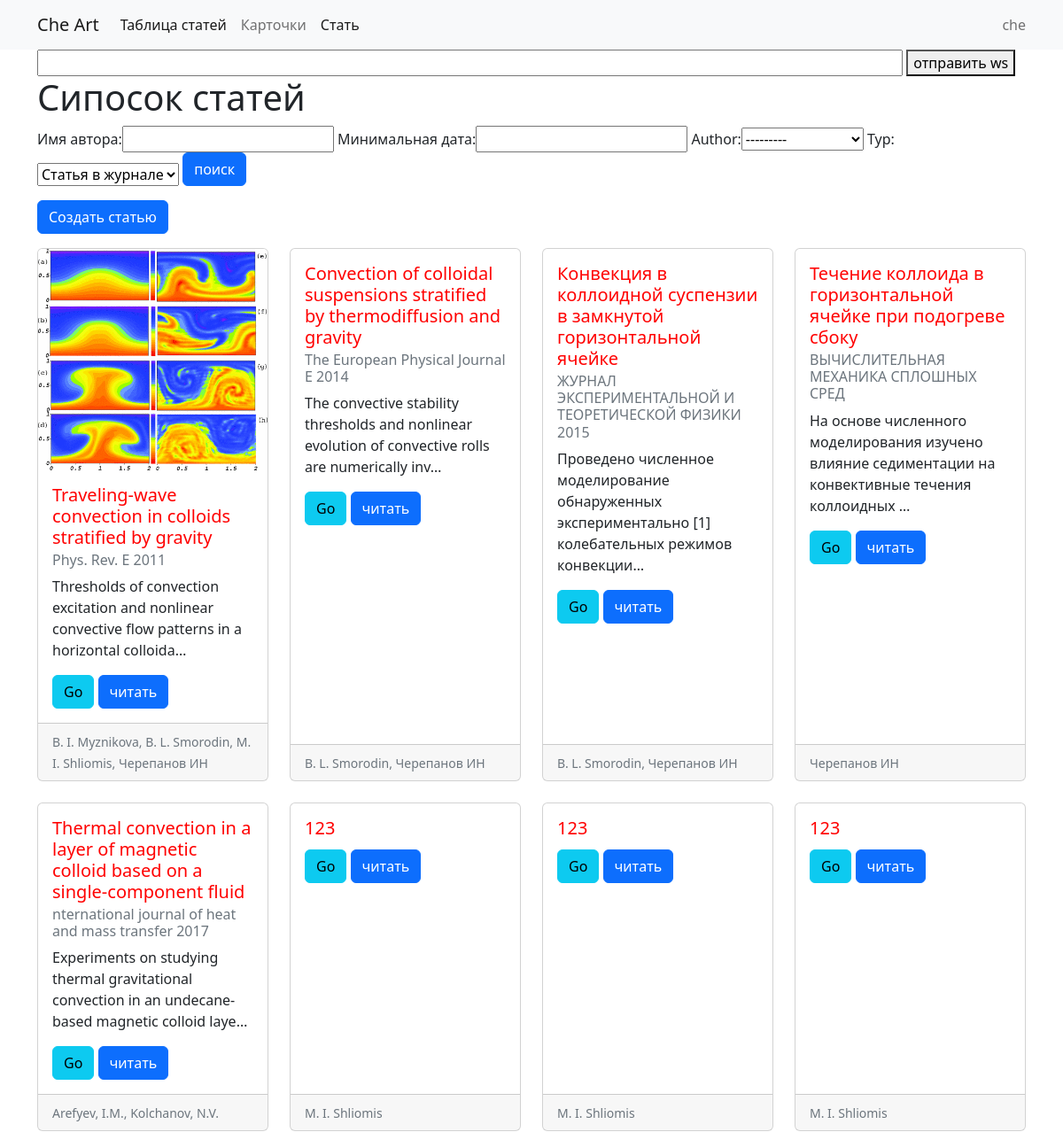
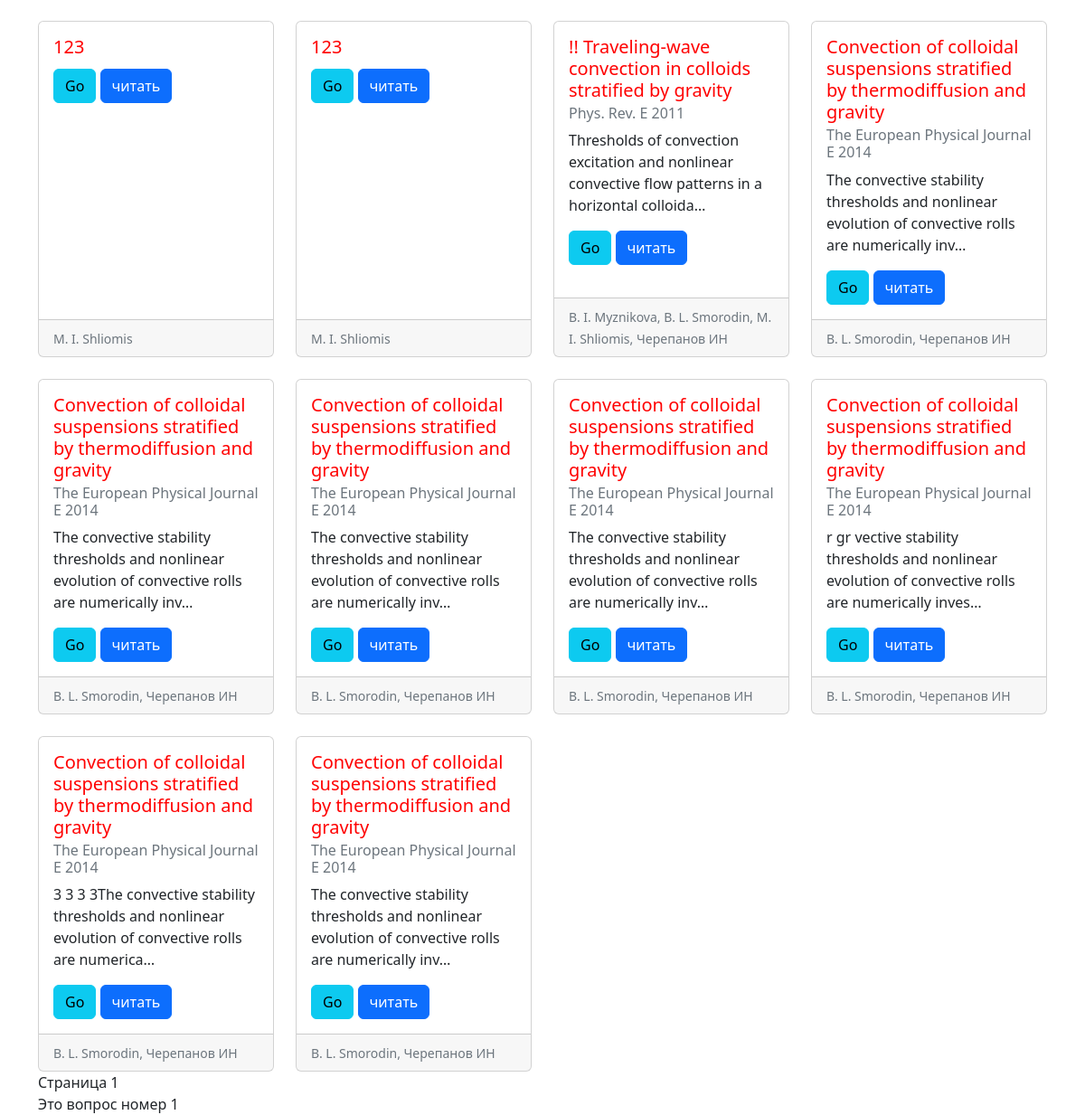
The app's page /article/ (signed in), older data (2 pictures, top to bottom).
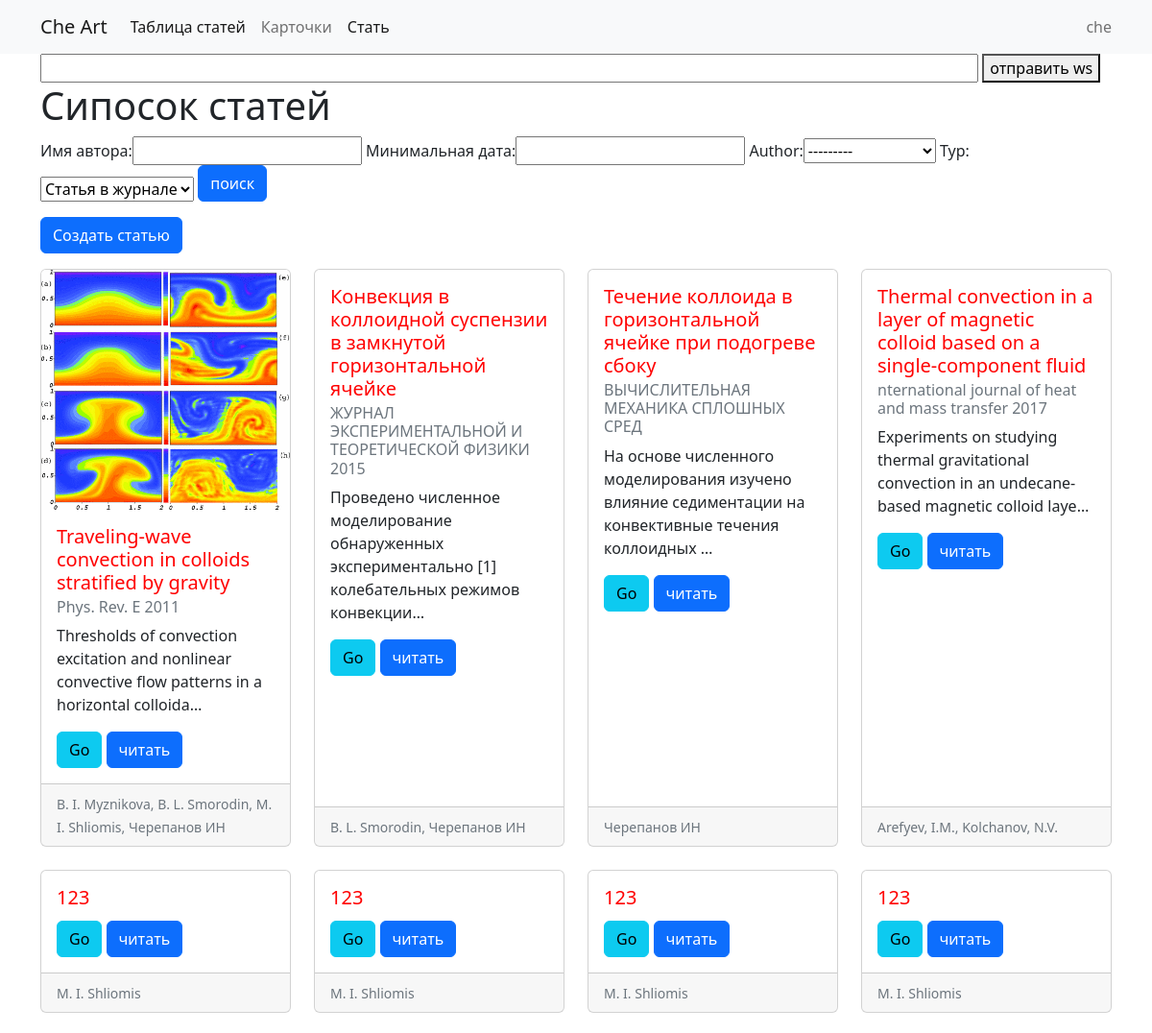
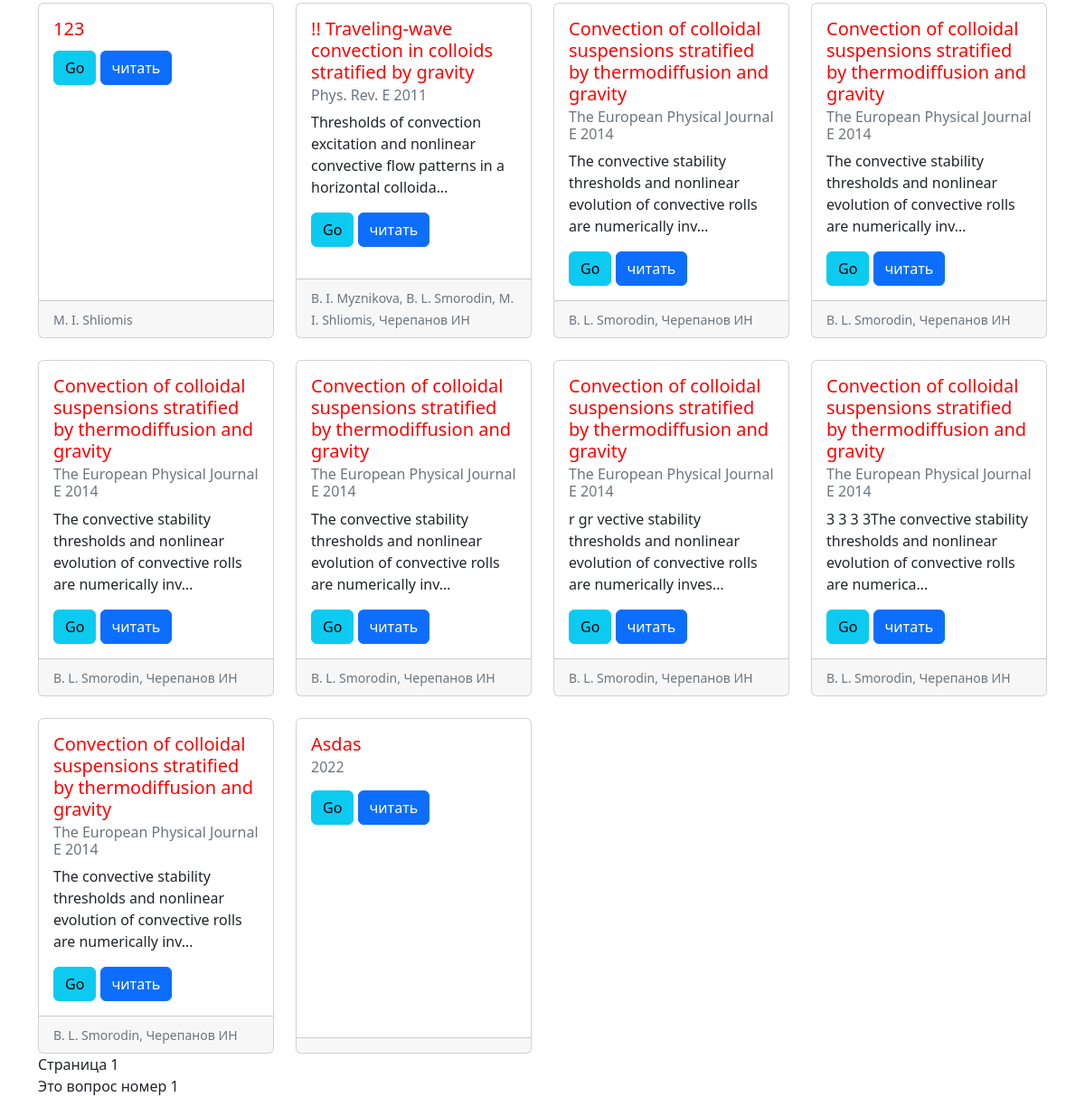
The same page, newer data (2 pictures, top to bottom).
### biblioapp/models.py (models this page shows, shortened)
class Article(models.Model):
    name = models.CharField(max_length=255,verbose_name='Заголовок стати')
    img = models.ImageField(blank=True,null=True,verbose_name='Картинка')
    author = models.ManyToManyField(Author,verbose_name="Авторы")
    desctiption = models.TextField(blank=True,verbose_name="Описание")
    date = models.DateField(blank=True,null=True,verbose_name="дата публикации")
    journal = models.ForeignKey(Journal,
                                on_delete=models.PROTECT,
                                null=True,blank=True,
                                verbose_name="Журнал")
    TYPE_CHOICES = (
        ('AR','Статья  в журнале'),
        ('BK','Книга'),
    )
    pages = models.CharField(max_length=255,blank=True)
    volume = models.CharField(max_length=255,blank=True)
    year = models.CharField(max_length=255,blank=True)
    typ = models.CharField(max_length=2,
                           choices=TYPE_CHOICES,
                           default='AR',
                           verbose_name="Тип публикации"
                           )
    typ2 = models.ForeignKey(ArticleType,blank=True,null=True,on_delete=models.PROTECT)
    doi = models.CharField(max_length=255,blank=True,null=True)
    referens = models.ManyToManyField('Article',verbose_name="Ссылки",blank=True)
    addition_info = models.JSONField(default={},blank=True)
    def get_all_author_name(self):
        return ', '.join( self.author.all().values_list('name',flat=True))
    def get_absolute_url(self):
        from django.urls import reverse
        return reverse('article_detail', kwargs={'pk' : self.pk})
    class Meta:
        permissions= (
            ('view_all_article',"Может смотреть все статиь"),
        )

class Journal(models.Model):
    name = models.CharField(max_length=255)
    impact_factor = models.FloatField(blank=True,null=True)
    QUARTILE_CHOICES = (
        ("Q1",'Первый квартиль'),
        ("Q2",'Второй квартиль'),
        ("Q3",'Третий квартиль'),
        ("Q4",'Четверты квартиль'),
    )
    quartile = models.CharField(max_length=2,choices=QUARTILE_CHOICES,default='Q4')

### pageapp/models.py (models this page shows, shortened)
class Page(models.Model):
    name = models.CharField(max_length=255)
    text = models.TextField()
    category = models.ForeignKey(Category,on_delete=models.CASCADE)
    slug = models.SlugField(unique=True)
    headline = models.CharField(max_length=100)

### biblioapp/views.py (the view)
# urls.py: path('article/',ArticleList.as_view(),name="article-list2"),
class ArticleList(PermissionRequiredMixin,SearchFormMixin,ListView):
    model =Article
    fileter_form_class = SearchForm
    permission_required = ('biblioapp.view_article',)
    def get_queryset(self):
        queryset = super().get_queryset()
        user = self.request.user
        if not user.has_perm('biblioapp.view_all_article'):
            queryset = queryset.filter(author__user=self.request.user)
        return queryset
    def get_context_data(self,*args,**kwargs):
        from pageapp.models import Page
        context =  super().get_context_data(*args,**kwargs)
        context['page_list'] = Page.objects.all()
        return context

### biblioapp/forms.py
class SearchForm(forms.Form):
    author__name__icontains = forms.CharField(label='Имя автора', max_length=100,required=False)
    date__gte =forms.DateField(
        input_formats=['%d.%m.%Y','%Y-%m-%d'],
        label='Минимальная дата',required=False)
    author =forms.ModelChoiceField(queryset=Author.objects.all(),required=False)
    typ = forms.ChoiceField(
        choices = Article.TYPE_CHOICES,
        required=False)

### biblioapp/models.py (called while the page is built)
    def __str__(self):
        return self.name

### biblioapp/views.py (called while the page is built)
    def get_filter_form(self):
        if self.filter_form is None:
            self.filter_form= self.fileter_form_class(self.request.GET)
        return self.filter_form

    def get_queryset(self):
        queryset = super().get_queryset()
        form = self.get_filter_form()
        if form.is_valid():
            for key,val in form.cleaned_data.items():
                if val:
                    queryset = queryset.filter(**{key:val})
        return queryset

    def get_context_data(self,*args,**kwargs):
        context = super().get_context_data(*args,**kwargs)
        context['form']=self.get_filter_form()
        return context

### biblioapp/templates/biblioapp/article_list.html (shortened to what this page needs)
{% extends "base.html" %}
{% block content%}
 <input id="chat-message-input" type="text" size="100">
 <button id="chat-message-submit"> отправить  ws</button>
<h1 >Сипосок статей</h1>
<form>
    {{form.as_table}}
            <button type="submit" class="btn btn-primary mb-3">поиск</button>
</form>
<a href="{% url 'article-create' %}" class="btn btn-primary mb-3">Создать статью</a>
<div class="row row-cols-1 row-cols-lg-3 row-cols-xl-4 row-cols-md-2 g-4">
    {% for art in article_list%}
    <div class="col">
        <div class="card h-100"   onclick="alert(3)" >
            {%if art.img%}
            <img src="{{art.img.url}}" class="card-img-top" alt="...">
            {%endif%}
            <div class="card-body" onclick="alert(2)">
                <h5 class="card-title">{{art.name|capfirst}}</h5>
                <h6 class="card-subtitle mb-2 text-muted">{{art.journal.name}} {{art.date.year}}</h6>
                <p class="card-text" onclick="alert(1)">{{art.desctiption| truncatechars:100}}</p>
                <a href="https://doi.org/{{art.doi}}" target="_blank" class="btn btn-info">Go</a>
                <a href="{{art.get_absolute_url}}"  class="btn btn-primary ">читать</a>
            </div>
            <div class="card-footer">
                <small class="text-muted">{{art.get_all_author_name}}</small>
            </div>
        </div>
    </div>
    {%endfor%}
</div>
{%endblock%}

### biblioapp/templates/base.html (shortened to what this page needs)
<!DOCTYPE html>
<html>
    <head>
 <link href="https://cdn.jsdelivr.net/npm/bootstrap@5.2.2/dist/css/bootstrap.min.css" rel="stylesheet">
 <link href="/static/style.css" rel="stylesheet" >
    </head>
    <body >
            <nav class="navbar navbar-expand-lg bg-light">
            <div class="container">
                <a class="navbar-brand" href="#"> Che Art</a>
                <div class="collapse navbar-collapse" id="navbarText">
                <ul class="navbar-nav me-auto mb-2 mb-lg-0">
                    <li class="nav-item">
                        <a class="nav-link active" aria-current="page" href="{% url 'article_table' %}">Таблица статей</a>
                    </li>
                    <li class="nav-item">
                        <a class="nav-link" href="{% url 'article-list'%}">Карточки</a>
                    </li>
                    <li class="nav-item">
                        <a class="nav-link active" aria-current="page" href="{% url 'category-list' %}">Стать</a>
                    </li>
                </ul>
                <span class="navbar-text">
    {{request.user}}
                </span>
                </div>
            </div>
            </nav>
                    <div class="container">
            {% block content %}
            {%endblock %}
        </div>
            <div class="container">
{%block fotter%}
    {% for page in page_list %}
    <div>{{page.name}}</div>
    {%endfor%}
{%endblock%}
    </body>
</html>

### biblioapp/static/style.css (style rules this page uses)
.card-title { color:red; }

Row changes from the older to the newer data that the page shows:
removed Article: name "Convection of colloidal suspensions stratified by thermodiffusion and gravity", journal.name "The European Physical Journal E", date.year "2014", desctiption "The convective stability thresholds and nonlinear evolution of convective rolls are numerically inv…", get_all_author_name "B. L. Smorodin, Черепанов ИН"
added Article: name "Asdas", date.year "2022"
